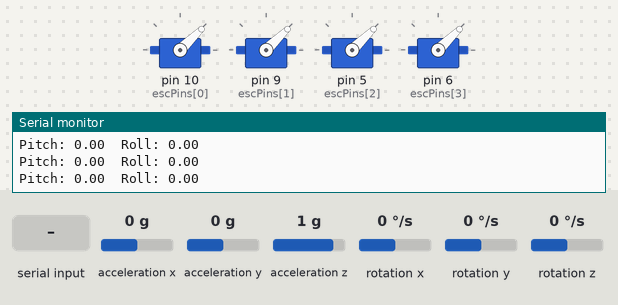
This sketch was run on a simulated Arduino Uno, built with avr-gcc and run on an emulated ATmega328P. Shown: 4 × servo, the last lines printed to the serial monitor. Wiring (inferred from the names in the program): MPU-6050 motion sensor at I2C address 0x68. The inputs (shaded band) are chosen by the test bench; at power-on: acceleration x 0 g, acceleration y 0 g, rotation y 0 °/s, acceleration z 1 g, rotation x 0 °/s, rotation z 0 °/s.

Above: at 10.4 s.
10.5 s: acceleration x set to -0.8 g
13.5 s: "ARM\n" received over Serial
At 14.2 s:
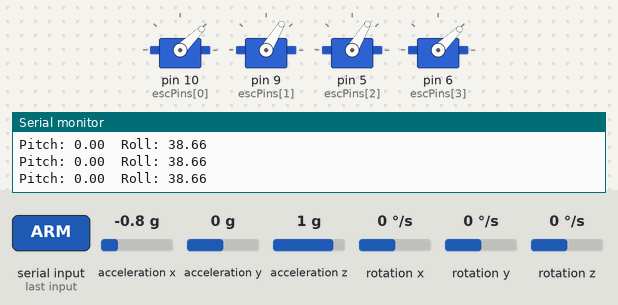
15.0 s: acceleration y set to -1.4 g
At 16.6 s:
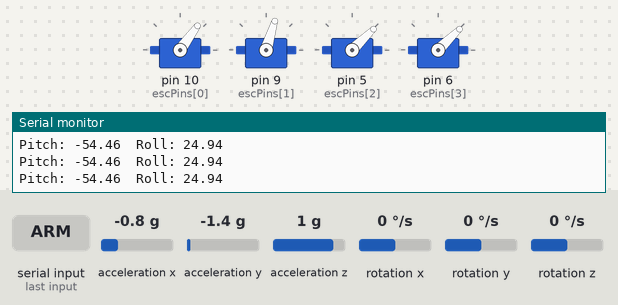
16.9 s: rotation y set to -192 °/s
At 18.4 s:
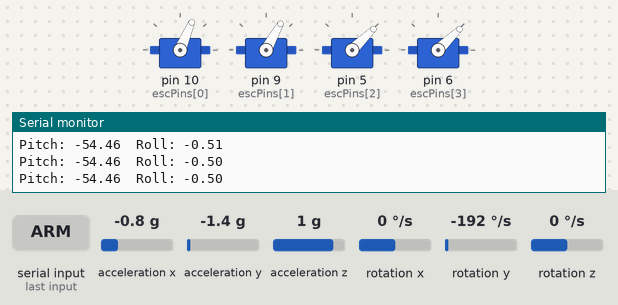
Timing chart, 0 to 19.9 s (numbered marks = the images above; inputs shaded):
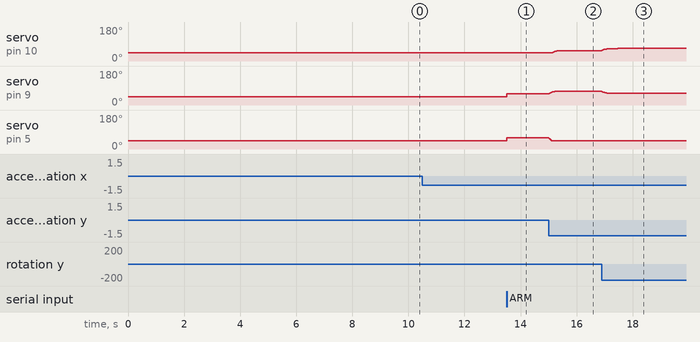

Measured:
- after the input at 13.5 s, servo on pin 9 (escPins[1]), servo on pin 5 (escPins[2]): 44° → 59° at once
- after the input at 15.0 s, servo on pin 10 (escPins[0]): 44° → 54° after 0.12 s; servo on pin 9 (escPins[1]): rises from 59° to 74° in 0.32 s, then falls to 73° in 0.11 s; servo on pin 5 (escPins[2]): 59° → 44° at once
- after the input at 16.9 s, servo on pin 10 (escPins[0]): moves from 54° to 67° over 0.57 s, starting at once; servo on pin 9 (escPins[1]): 73° → 62° at once, → 61° 0.33 s later

The sketch:

Code.ino
```cpp
#include <Servo.h>
#include <SoftwareSerial.h>
#include <Wire.h>


// =======================
// BLUETOOTH SERIAL (HM-10)
// =======================
SoftwareSerial BT(2, 3);  // RX = D2 (from HM-10 TX), TX = D3


// =======================
// ESC CONFIG
// =======================
// M1=front-left, M2=front-right, M3=back-right, M4=back-left
// wiring: M1=10, M2=9, M3=5, M4=6
const int NUM_MOTORS = 4;
const int escPins[NUM_MOTORS] = {10, 9, 5, 6};


const int MIN_PULSE = 1000;   // μs
const int MAX_PULSE = 2000;   // μs


Servo esc[NUM_MOTORS];


// =======================
// CONTROL STATE
// =======================
bool armed = false;
int throttlePct = 0;    // 0–100%


String btLine = "";
String usbLine = "";


// =======================
// MPU-6050 CONFIG
// =======================
const int MPU_ADDR = 0x68;


float anglePitch = 0.0f;
float angleRoll  = 0.0f;
float gyroXoffset = 0.0f;
float gyroYoffset = 0.0f;
float gyroXrate   = 0.0f;   // deg/s
float gyroYrate   = 0.0f;   // deg/s
unsigned long lastMPUTimeMs = 0;


// =======================
// PID GAINS
// =======================
// Simple angle + rate (PD-like)
float Kp_angle_pitch = 4.0f;
float Kd_rate_pitch  = 0.15f;


float Kp_angle_roll  = 4.0f;
float Kd_rate_roll   = 0.15f;


float pitchSetpoint = 0.0f;  // level
float rollSetpoint  = 0.0f;  // level


float pitchPID = 0.0f;
float rollPID  = 0.0f;


const float MAX_CORRECTION_US = 200.0f;


// =======================
// SET ALL ESC PULSES
// =======================
void setAllEscPulse(int us) {
  for (int i = 0; i < NUM_MOTORS; i++) {
    esc[i].writeMicroseconds(us);
  }
}


// =======================
// READ RAW DATA
// =======================
void readMPU(int16_t &ax, int16_t &ay, int16_t &az,
             int16_t &gx, int16_t &gy, int16_t &gz) {
  Wire.beginTransmission(MPU_ADDR);
  Wire.write(0x3B); // ACCEL_XOUT_H
  Wire.endTransmission(false);
  Wire.requestFrom(MPU_ADDR, 14, true);


  ax = Wire.read() << 8 | Wire.read();
  ay = Wire.read() << 8 | Wire.read();
  az = Wire.read() << 8 | Wire.read();
  Wire.read(); Wire.read(); // temperature
  gx = Wire.read() << 8 | Wire.read();
  gy = Wire.read() << 8 | Wire.read();
  gz = Wire.read() << 8 | Wire.read();
}


// =======================
// UPDATE ANGLES FOR MPU
// =======================
void updateMPU() {
  static unsigned long lastMicrosMPU = micros();
  unsigned long now = micros();
  float dt = (now - lastMicrosMPU) / 1000000.0f;
  lastMicrosMPU = now;


  int16_t ax, ay, az, gx, gy, gz;
  readMPU(ax, ay, az, gx, gy, gz);


  // Convert gyro to deg/s
  gyroXrate = (gx - gyroXoffset) / 131.0f;
  gyroYrate = (gy - gyroYoffset) / 131.0f;


  // Accelerometer angles (degrees)
  float accPitch = atan2(ay, az) * 180.0 / PI;
  float accRoll  = atan2(-ax, sqrt((long)ay * ay + (long)az * az)) * 180.0 / PI;


  // Complementary filter
  const float alpha = 0.98f;
  anglePitch = alpha * (anglePitch + gyroXrate * dt) + (1.0f - alpha) * accPitch;
  angleRoll  = alpha * (angleRoll  + gyroYrate * dt) + (1.0f - alpha) * accRoll;


  // (Optional) debug print at ~10 Hz
  if (millis() - lastMPUTimeMs > 100) {
    lastMPUTimeMs = millis();
    Serial.print("Pitch: ");
    Serial.print(anglePitch, 2);
    Serial.print("  Roll: ");
    Serial.println(angleRoll, 2);
  }
}


// =======================
// PID: COMPUTE PITCH & ROLL CORRECTIONS
// =======================
void updatePID() {
  // Error = desired - measured
  float errorPitch = pitchSetpoint - anglePitch;
  float errorRoll  = rollSetpoint  - angleRoll;


  // PD controller: angle error + gyro damping
  float pTermPitch = Kp_angle_pitch * errorPitch;
  float dTermPitch = -Kd_rate_pitch * gyroXrate;
  pitchPID = pTermPitch + dTermPitch;


  float pTermRoll = Kp_angle_roll * errorRoll;
  float dTermRoll = -Kd_rate_roll * gyroYrate;
  rollPID = pTermRoll + dTermRoll;


  // Limit corrections
  if (pitchPID >  MAX_CORRECTION_US) pitchPID =  MAX_CORRECTION_US;
  if (pitchPID < -MAX_CORRECTION_US) pitchPID = -MAX_CORRECTION_US;


  if (rollPID >  MAX_CORRECTION_US) rollPID =  MAX_CORRECTION_US;
  if (rollPID < -MAX_CORRECTION_US) rollPID = -MAX_CORRECTION_US;
}


// =======================
// MOTOR MIXING + OUTPUT
// =======================
void updateMotors() {
  if (!armed) {
    setAllEscPulse(MIN_PULSE);
    return;
  }


  // Base throttle
  int basePulse = map(throttlePct, 0, 100, MIN_PULSE, MAX_PULSE);


  // M1: front-left  (pin 10) = base + pitch + roll
  // M2: front-right (pin 9)  = base + pitch - roll
  // M3: back-right  (pin 5)  = base - pitch - roll
  // M4: back-left   (pin 6)  = base - pitch + roll


  int m1 = basePulse + (int)pitchPID + (int)rollPID;
  int m2 = basePulse + (int)pitchPID - (int)rollPID;
  int m3 = basePulse - (int)pitchPID - (int)rollPID;
  int m4 = basePulse - (int)pitchPID + (int)rollPID;


  // Constrain to min/max
  m1 = constrain(m1, MIN_PULSE, MAX_PULSE);
  m2 = constrain(m2, MIN_PULSE, MAX_PULSE);
  m3 = constrain(m3, MIN_PULSE, MAX_PULSE);
  m4 = constrain(m4, MIN_PULSE, MAX_PULSE);


  esc[0].writeMicroseconds(m1); // pin 10
  esc[1].writeMicroseconds(m2); // pin 9
  esc[2].writeMicroseconds(m3); // pin 5
  esc[3].writeMicroseconds(m4); // pin 6
}


// =======================
// COMMAND HANDLER
// =======================
void handleCommand(String cmd, bool fromBT) {
  cmd.trim();
  cmd.toUpperCase();


  Serial.print("[CMD ");
  Serial.print(fromBT ? "BT" : "USB");
  Serial.print("] ");
  Serial.println(cmd);


  if (cmd == "ARM") {
    armed = true;
    Serial.println("-> ARMED");
    if (fromBT) BT.println("OK ARMED");
  }
  else if (cmd == "DISARM") {
    armed = false;
    throttlePct = 0;
    setAllEscPulse(MIN_PULSE);
    Serial.println("-> DISARMED");
    if (fromBT) BT.println("OK DISARMED");
  }
  else if (cmd.startsWith("THR")) {
    int spaceIndex = cmd.indexOf(' ');
    if (spaceIndex > 0) {
      int val = cmd.substring(spaceIndex + 1).toInt();
      val = constrain(val, 0, 100);
      throttlePct = val;


      Serial.print("-> THR = ");
      Serial.println(throttlePct);
      if (fromBT) {
        BT.print("OK THR ");
        BT.println(throttlePct);
      }
    } else {
      Serial.println("-> ERR: THR needs value");
      if (fromBT) BT.println("ERR THR NEEDS VALUE");
    }
  }
  else if (cmd == "PING") {
    Serial.println("-> PONG");
    if (fromBT) BT.println("PONG");
  }
  else if (cmd.length() > 0) {
    Serial.println("-> UNKNOWN CMD");
    if (fromBT) BT.println("ERR UNKNOWN");
  }
}


// =======================
// SETUP
// =======================
void setup() {
  Serial.begin(9600);
  BT.begin(9600);


  // MPU init
  Wire.begin();
  Wire.beginTransmission(MPU_ADDR);
  Wire.write(0x6B); // PWR_MGMT_1
  Wire.write(0);    // wake up
  Wire.endTransmission(true);
  delay(100);


  // Gyro calibration
  const int N = 2000;
  long sumX = 0, sumY = 0;
  Serial.println("Calibrating gyro, do not move the drone...");
  for (int i = 0; i < N; i++) {
    int16_t ax, ay, az, gx, gy, gz;
    readMPU(ax, ay, az, gx, gy, gz);
    sumX += gx;
    sumY += gy;
    delay(2);
  }
  gyroXoffset = sumX / (float)N;
  gyroYoffset = sumY / (float)N;
  Serial.println("Gyro calibration done.");


  Serial.println("=== DRONE ESC + HM-10 + MPU6050 (LEVELING) ===");
  Serial.println("Commands: ARM, DISARM, THR <0-100>, PING");
  Serial.println("---------------------------------------------");


  BT.println("HM10 READY + MPU OK");


  // Attach ESCs
  for (int i = 0; i < NUM_MOTORS; i++) {
    esc[i].attach(escPins[i]);
  }


  // Start motors at minimum
  setAllEscPulse(MIN_PULSE);
  delay(1500);  // safe startup
}


// =======================
// LOOP
// =======================
void loop() {
  // 1) Update IMU + PID
  updateMPU();
  updatePID();


  // 2) Handle Bluetooth commands
  while (BT.available()) {
    char c = BT.read();
    if (c == '\n') {
      handleCommand(btLine, true);
      btLine = "";
    } else if (c != '\r') {
      btLine += c;
    }
  }


  // 3) Handle USB Serial commands (for debugging)
  while (Serial.available()) {
    char c = Serial.read();
    if (c == '\n') {
      handleCommand(usbLine, false);
      usbLine = "";
    } else if (c != '\r') {
      usbLine += c;
    }
  }


  // 4) Update motors with current throttle + PID corrections
  updateMotors();
}
```
